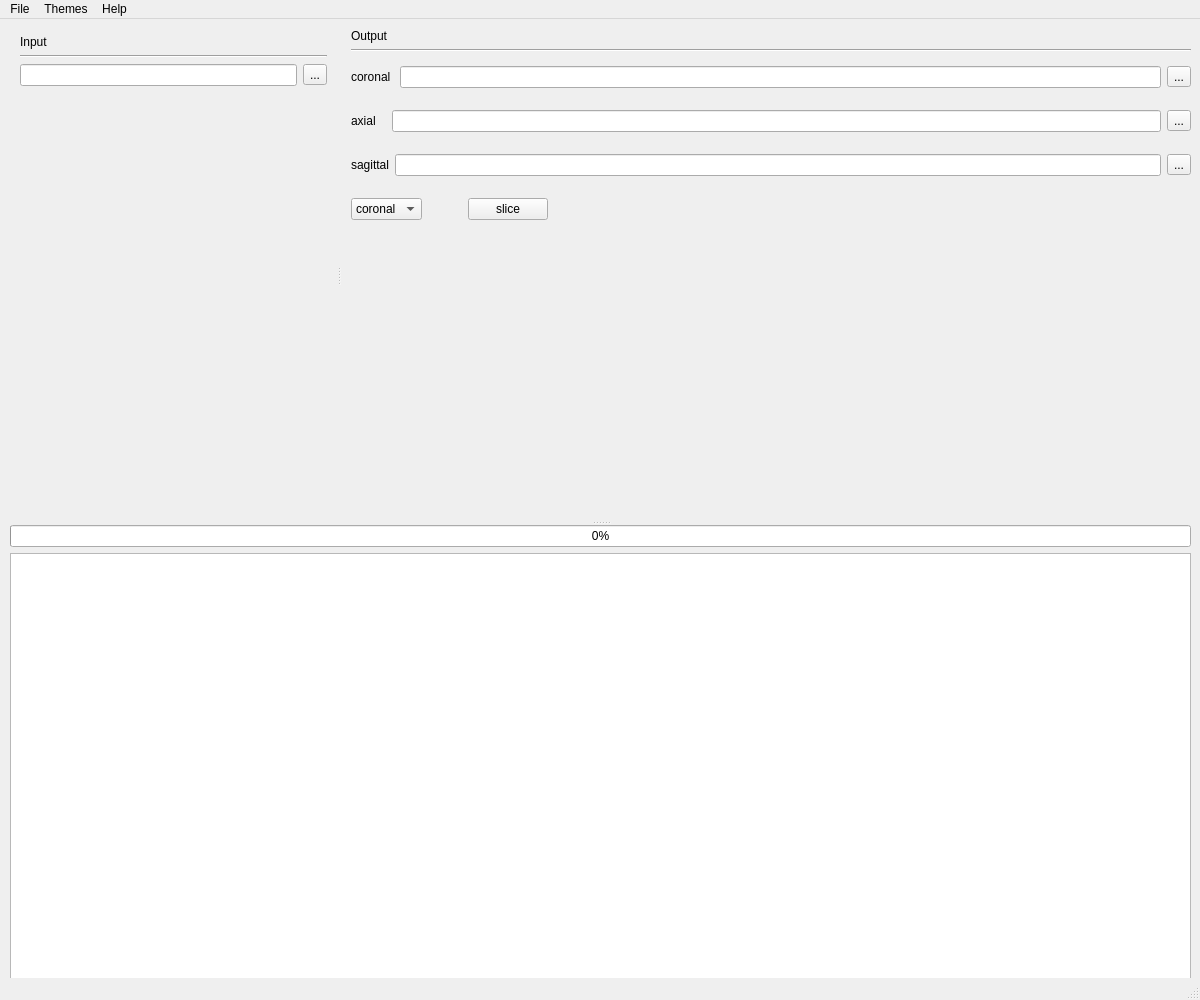
<?xml version="1.0" encoding="UTF-8"?>
<ui version="4.0">
 <class>MainWindow</class>
 <widget class="QMainWindow" name="MainWindow">
  <property name="geometry">
   <rect>
    <x>0</x>
    <y>0</y>
    <width>1200</width>
    <height>1000</height>
   </rect>
  </property>
  <property name="windowTitle">
   <string>MainWindow</string>
  </property>
  <widget class="QWidget" name="central_widget">
   <property name="sizePolicy">
    <sizepolicy hsizetype="Expanding" vsizetype="Expanding">
     <horstretch>0</horstretch>
     <verstretch>0</verstretch>
    </sizepolicy>
   </property>
   <widget class="QSplitter" name="mianwindow_layout">
    <property name="geometry">
     <rect>
      <x>10</x>
      <y>10</y>
      <width>1181</width>
      <height>961</height>
     </rect>
    </property>
    <property name="sizePolicy">
     <sizepolicy hsizetype="Expanding" vsizetype="Expanding">
      <horstretch>0</horstretch>
      <verstretch>0</verstretch>
     </sizepolicy>
    </property>
    <property name="cursor">
     <cursorShape>ArrowCursor</cursorShape>
    </property>
    <property name="mouseTracking">
     <bool>false</bool>
    </property>
    <property name="toolTip">
     <string extracomment="test"/>
    </property>
    <property name="orientation">
     <enum>Qt::Vertical</enum>
    </property>
    <widget class="QSplitter" name="v_splitter_layout">
     <property name="sizePolicy">
      <sizepolicy hsizetype="Expanding" vsizetype="Expanding">
       <horstretch>0</horstretch>
       <verstretch>0</verstretch>
      </sizepolicy>
     </property>
     <property name="orientation">
      <enum>Qt::Horizontal</enum>
     </property>
     <widget class="QSplitter" name="h_splitter_layout">
      <property name="sizePolicy">
       <sizepolicy hsizetype="Expanding" vsizetype="Expanding">
        <horstretch>0</horstretch>
        <verstretch>0</verstretch>
       </sizepolicy>
      </property>
      <property name="orientation">
       <enum>Qt::Horizontal</enum>
      </property>
      <widget class="QWidget" name="verticalLayoutWidget">
       <layout class="QVBoxLayout" name="left_layout">
        <property name="sizeConstraint">
         <enum>QLayout::SetNoConstraint</enum>
        </property>
        <property name="leftMargin">
         <number>10</number>
        </property>
        <property name="topMargin">
         <number>6</number>
        </property>
        <property name="rightMargin">
         <number>10</number>
        </property>
        <property name="bottomMargin">
         <number>10</number>
        </property>
        <item>
         <layout class="QVBoxLayout" name="input_layout">
          <item>
           <widget class="QLabel" name="input_path_label">
            <property name="text">
             <string>Input</string>
            </property>
            <property name="textFormat">
             <enum>Qt::AutoText</enum>
            </property>
           </widget>
          </item>
          <item>
           <widget class="Line" name="input_path_line">
            <property name="orientation">
             <enum>Qt::Horizontal</enum>
            </property>
           </widget>
          </item>
          <item>
           <layout class="QHBoxLayout" name="input_path_layout">
            <item>
             <widget class="QLineEdit" name="input_path_lineEdit"/>
            </item>
            <item>
             <widget class="QToolButton" name="input_path_toolButton">
              <property name="text">
               <string>...</string>
              </property>
             </widget>
            </item>
           </layout>
          </item>
         </layout>
        </item>
        <item>
         <spacer name="input_Spacer">
          <property name="orientation">
           <enum>Qt::Vertical</enum>
          </property>
          <property name="sizeHint" stdset="0">
           <size>
            <width>20</width>
            <height>40</height>
           </size>
          </property>
         </spacer>
        </item>
       </layout>
      </widget>
      <widget class="QWidget" name="verticalLayoutWidget_2">
       <layout class="QVBoxLayout" name="right_layout">
        <property name="sizeConstraint">
         <enum>QLayout::SetNoConstraint</enum>
        </property>
        <property name="leftMargin">
         <number>10</number>
        </property>
        <item>
         <layout class="QVBoxLayout" name="output_layout">
          <item>
           <widget class="QLabel" name="output_path_label">
            <property name="text">
             <string>Output</string>
            </property>
           </widget>
          </item>
          <item>
           <widget class="Line" name="output_path_line">
            <property name="orientation">
             <enum>Qt::Horizontal</enum>
            </property>
           </widget>
          </item>
          <item>
           <layout class="QHBoxLayout" name="coronal_layout">
            <property name="topMargin">
             <number>8</number>
            </property>
            <property name="bottomMargin">
             <number>8</number>
            </property>
            <item>
             <widget class="QLabel" name="coronal_label">
              <property name="text">
               <string>coronal </string>
              </property>
             </widget>
            </item>
            <item>
             <widget class="QLineEdit" name="output_path_lineEdit_"/>
            </item>
            <item>
             <widget class="QToolButton" name="coronal_path_toolButton">
              <property name="text">
               <string>...</string>
              </property>
             </widget>
            </item>
           </layout>
          </item>
          <item>
           <layout class="QHBoxLayout" name="axial_layout">
            <property name="topMargin">
             <number>8</number>
            </property>
            <property name="bottomMargin">
             <number>8</number>
            </property>
            <item>
             <widget class="QLabel" name="axial_label">
              <property name="text">
               <string>axial   </string>
              </property>
             </widget>
            </item>
            <item>
             <widget class="QLineEdit" name="axial_path_lineEdit"/>
            </item>
            <item>
             <widget class="QToolButton" name="axial_path_toolButton">
              <property name="text">
               <string>...</string>
              </property>
             </widget>
            </item>
           </layout>
          </item>
          <item>
           <layout class="QHBoxLayout" name="sagittal_layout">
            <property name="topMargin">
             <number>8</number>
            </property>
            <property name="bottomMargin">
             <number>8</number>
            </property>
            <item>
             <widget class="QLabel" name="sagittal_label">
              <property name="text">
               <string>sagittal</string>
              </property>
             </widget>
            </item>
            <item>
             <widget class="QLineEdit" name="sagittal_path_lineEdit"/>
            </item>
            <item>
             <widget class="QToolButton" name="sagittal_path_toolButton">
              <property name="text">
               <string>...</string>
              </property>
             </widget>
            </item>
           </layout>
          </item>
          <item>
           <layout class="QHBoxLayout" name="option_layout" stretch="0,0,0,0">
            <property name="topMargin">
             <number>8</number>
            </property>
            <property name="bottomMargin">
             <number>8</number>
            </property>
            <item>
             <widget class="QComboBox" name="slice_option_comboBox">
              <item>
               <property name="text">
                <string>coronal </string>
               </property>
              </item>
              <item>
               <property name="text">
                <string>axial   </string>
               </property>
              </item>
              <item>
               <property name="text">
                <string>sagittal</string>
               </property>
              </item>
              <item>
               <property name="text">
                <string>all</string>
               </property>
              </item>
             </widget>
            </item>
            <item>
             <spacer name="option_spacer_2">
              <property name="orientation">
               <enum>Qt::Horizontal</enum>
              </property>
              <property name="sizeType">
               <enum>QSizePolicy::Fixed</enum>
              </property>
              <property name="sizeHint" stdset="0">
               <size>
                <width>40</width>
                <height>20</height>
               </size>
              </property>
             </spacer>
            </item>
            <item>
             <widget class="QPushButton" name="slice_button">
              <property name="text">
               <string>slice</string>
              </property>
             </widget>
            </item>
            <item>
             <spacer name="option_spacer_1">
              <property name="orientation">
               <enum>Qt::Horizontal</enum>
              </property>
              <property name="sizeType">
               <enum>QSizePolicy::Expanding</enum>
              </property>
              <property name="sizeHint" stdset="0">
               <size>
                <width>194</width>
                <height>20</height>
               </size>
              </property>
             </spacer>
            </item>
           </layout>
          </item>
          <item>
           <spacer name="output_Spacer">
            <property name="orientation">
             <enum>Qt::Vertical</enum>
            </property>
            <property name="sizeHint" stdset="0">
             <size>
              <width>401</width>
              <height>34</height>
             </size>
            </property>
           </spacer>
          </item>
         </layout>
        </item>
       </layout>
      </widget>
     </widget>
    </widget>
    <widget class="QWidget" name="verticalLayoutWidget_3">
     <layout class="QVBoxLayout" name="bottom_layout">
      <property name="sizeConstraint">
       <enum>QLayout::SetNoConstraint</enum>
      </property>
      <item>
       <widget class="QProgressBar" name="process_progressBar">
        <property name="value">
         <number>0</number>
        </property>
       </widget>
      </item>
      <item>
       <widget class="QTextEdit" name="log_textEdit"/>
      </item>
     </layout>
    </widget>
   </widget>
  </widget>
  <widget class="QMenuBar" name="menubar">
   <property name="geometry">
    <rect>
     <x>0</x>
     <y>0</y>
     <width>1200</width>
     <height>22</height>
    </rect>
   </property>
   <widget class="QMenu" name="menu_file">
    <property name="title">
     <string>File</string>
    </property>
    <addaction name="action_open"/>
    <addaction name="action_open_Folder"/>
    <addaction name="action_open_recent"/>
   </widget>
   <widget class="QMenu" name="menu_help">
    <property name="title">
     <string>Help</string>
    </property>
    <addaction name="action_about"/>
   </widget>
   <widget class="QMenu" name="menu_themes">
    <property name="title">
     <string>Themes</string>
    </property>
    <addaction name="actionDark"/>
    <addaction name="actionLight"/>
   </widget>
   <addaction name="menu_file"/>
   <addaction name="menu_themes"/>
   <addaction name="menu_help"/>
  </widget>
  <widget class="QStatusBar" name="statusbar"/>
  <action name="action_open">
   <property name="text">
    <string>Open</string>
   </property>
  </action>
  <action name="action_open_Folder">
   <property name="text">
    <string>Open Folder</string>
   </property>
  </action>
  <action name="action_open_recent">
   <property name="text">
    <string>Open Recent</string>
   </property>
  </action>
  <action name="action_about">
   <property name="text">
    <string>About</string>
   </property>
  </action>
  <action name="actionDark">
   <property name="text">
    <string>Dark</string>
   </property>
  </action>
  <action name="actionLight">
   <property name="text">
    <string>Light</string>
   </property>
  </action>
 </widget>
 <resources/>
 <connections/>
</ui>
